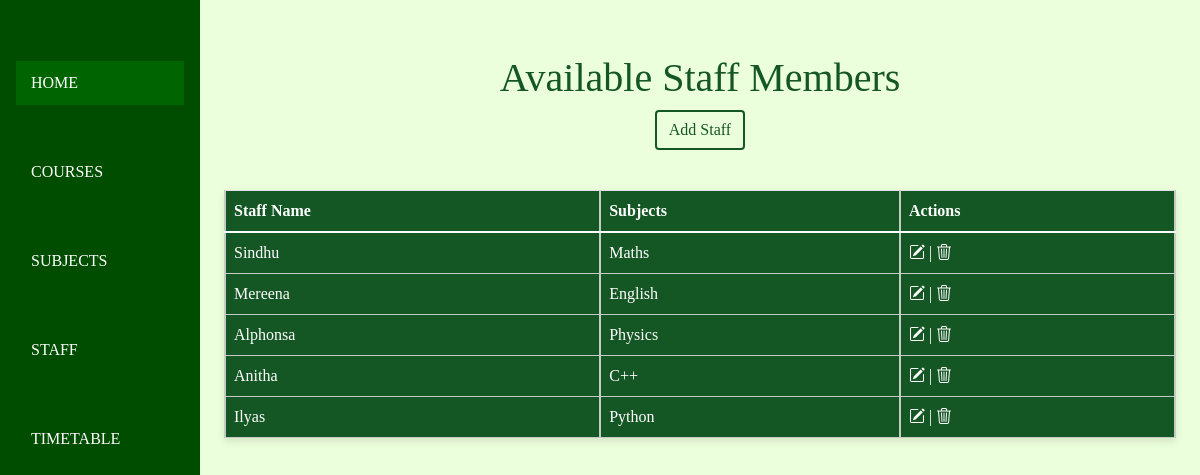
The app's page /Staffs/ with its own data.
### timetable/models.py (models this page shows, shortened)
class Staff(models.Model):
    staff_name = models.CharField(max_length=100)
    subjects = models.ManyToManyField(Subject, related_name='staff', blank=True)

class Subject(models.Model):
    subject_name = models.CharField(max_length=200)
    Course = models.ForeignKey(Course, on_delete=models.CASCADE, related_name='subjects')

### timetable/views.py (the view)
# urls.py: path('Staffs/', views.Staffs, name="Staffs"),
def Staffs(request):
    staff_members = Staff.objects.prefetch_related('subjects').all()
    return render(request, 'Staff.html', {'staff_members': staff_members})

### templates/Staff.html (shortened to what this page needs)
{% extends 'index.html' %}
{% block content %}
<html lang="en">
<head>
    <link href="https://cdn.jsdelivr.net/npm/bootstrap@5.0.2/dist/css/bootstrap.min.css" rel="stylesheet">
    <link rel="stylesheet" href="https://cdn.jsdelivr.net/npm/bootstrap-icons@1.10.5/font/bootstrap-icons.css">
</head>
<body>
    <h1>Available Staff Members</h1>
    <div class="text-center">
        <a href="{% url 'create_staff' %}" class="btn">Add Staff</a>
    </div>
    <table class="table table-hover">
        <thead>
            <tr>
                <th scope="col">Staff Name</th>
                <th scope="col">Subjects</th>
                <th scope="col">Actions</th>
            </tr>
        </thead>
        <tbody>
            {% for staff in staff_members %}
                <tr>
                    <td>{{ staff.staff_name }}</td>
                    <td>
                        {% for subject in staff.subjects.all %}
                            {{ subject.subject_name }}{% if not forloop.last %}, {% endif %}
                        {% endfor %}
                    </td>
                    <td>
                        <a href="{% url 'update_staff' staff.id %}"><i class="bi bi-pencil-square"></i></a> |
                        <a href="{% url 'delete_staff' staff.id %}"><i class="bi bi-trash3"></i></a>
                    </td>
                </tr>
            {% endfor %}
        </tbody>
    </table>
</body>
</html>
{% endblock %}

### templates/index.html (shortened to what this page needs)
<!DOCTYPE html>
<html lang="en">
<head>
    <link rel="stylesheet" href="https://stackpath.bootstrapcdn.com/bootstrap/4.5.2/css/bootstrap.min.css">
</head>
<body>
    <div class="sidebar p-3">
        <ul class="nav flex-column">
            <li class="nav-item">
                <a class="nav-link active" href="{% url 'Homepage' %}">HOME</a>
            </li>
            <li class="nav-item">
                <a class="nav-link" href="{% url 'Courses' %}">COURSES</a>
            </li>
            <li class="nav-item">
                <a class="nav-link" href="{% url 'Subjects' %}">SUBJECTS</a>
            </li>
            <li class="nav-item">
                <a class="nav-link" href="{% url 'Staffs' %}">STAFF</a>
            </li>
            <li class="nav-item">
                <a class="nav-link" href="{% url 'generate_timetable' %}">TIMETABLE</a>
            </li>
        </ul>
    </div>
    <div class="content p-4">
        {% block content %}
        {% endblock %}
    </div>
</body>
</html>

### templates/index.html (style rules this page uses)
* { font-family:'Georgia'; }
body { display: flex; min-height: 100vh; margin: 0; }
.sidebar { min-width: 200px; background-color: #004d00; color: white; flex-shrink: 0; }
.sidebar a { color: white; text-decoration: none; padding: 10px 15px; display: block; MARGIN-TOP: 45px; }
.sidebar .nav-link.active { background-color: #006400; }
.content { flex-grow: 1; padding: 20px; background-color: #ECFFDC; }

### templates/Staff.html (style rules this page uses)
body { background-color: #f8f9fa; }
h1 { text-align: center; color: #155724; margin-top: 30px; }
.btn { border: 2px solid #155724;; color: #155724; margin-bottom: 20px; }
table { width: 90%; margin: 20px auto; border-collapse: collapse; box-shadow: 0 4px 8px rgba(0, 0, 0, 0.1); background-color: #155724; }
th, td { padding: 12px; text-align: left; border: 2px solid #dddd;; }
th,td { color: #ffffff; }
td a { color: #155724; transition: color 0.3s ease; }
i { color:#fff; }

### records on screen
Staff: staff_name "Sindhu"
Subject: subject_name "Maths"
Staff: staff_name "Mereena"
Subject: subject_name "English"
Staff: staff_name "Alphonsa"
Subject: subject_name "Physics"
Staff: staff_name "Anitha"
Subject: subject_name "C++"
Staff: staff_name "Ilyas"
Subject: subject_name "Python"
